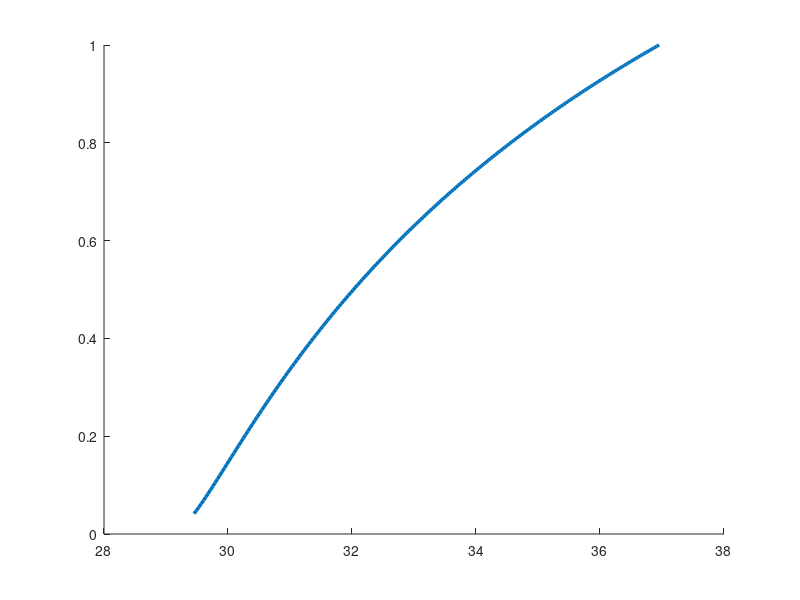

MATLAB code for this plot: (Note: this script raises an error after producing the figure.)
%% plot_fig_4_4.m
% 论文图 4-4：归一化权重随探测频率的分布规律
% 生成日期：2026-01-11
% 对应章节：4.2.2 基于信噪比先验的加权最小二乘代价函数设计
%
% 图表描述（来自定稿文档第113行）:
% "图4-4进一步展示了归一化权重 w_i 随探测频率的分布规律。如图所示,在
% 远离截止频率的高频段(f > 35 GHz),信号幅度保持较高水平,权重接近1;
% 而当频率降至31 GHz以下,碰撞频率引起的幅度衰减导致权重急剧下降至0.1
% 以下。这一自适应权重分布确保了优化器优先拟合高质量数据点,有效抑制了
% 低信噪比区域噪声的干扰。"

clear; clc; close all;

%% 1. 参数设置（与 thesis-code 保持一致）
c = 3e8;                    % 光速 (m/s)
epsilon_0 = 8.854e-12;      % 真空介电常数
m_e = 9.109e-31;            % 电子质量 (kg)
q_e = 1.602e-19;            % 电子电量 (C)

% 等离子体参数
n_e = 1.04e19;              % 电子密度 (m^-3)
nu_e = 1.5e9;               % 碰撞频率 (Hz)
d = 0.15;                   % 等离子体厚度 (m)

% 等离子体截止频率
f_p = (1/(2*pi)) * sqrt(n_e * q_e^2 / (epsilon_0 * m_e));
f_p_GHz = f_p / 1e9;  % 转换为 GHz

fprintf('等离子体截止频率 f_p = %.2f GHz\n', f_p_GHz);

%% 2. 计算幅度衰减与归一化权重
% 探测频率范围（从 f_p+0.5 GHz 到 f_p+8 GHz）
f_probe = linspace(f_p + 0.5e9, f_p + 8e9, 200);  % Hz
f_probe_GHz = f_probe / 1e9;  % 转换为 GHz

% 计算复介电常数
omega = 2*pi*f_probe;
omega_p = 2*pi*f_p;
epsilon_r_complex = 1 - omega_p^2 ./ (omega.^2 + 1j*omega*nu_e);

% 计算复波数的虚部（衰减常数 alpha）
k_complex = (omega/c) .* sqrt(epsilon_r_complex);
alpha = imag(k_complex);  % 幅度衰减常数

% 计算信号幅度衰减
A0 = 1.0;  % 初始幅度归一化为1
A = A0 * exp(-alpha * d);

% 计算归一化权重（权重正比于幅度的平方）
A_squared = A.^2;
w = (A_squared / max(A_squared));  % 归一化权重

%% 3. 绘图
figure('Position', [100, 100, 900, 650]);

% 论文标准颜色
color_weight = [0.0000, 0.4470, 0.7410];  % 蓝色 - 权重曲线
color_threshold = [0.8500, 0.3250, 0.0980];  % 橙色 - 阈值线

% 绘制权重曲线
hold on;
plot(f_probe_GHz, w, '-', 'Color', color_weight, 'LineWidth', 2.5, ...
     'DisplayName', '归一化权重 w_i');

% 绘制关键阈值线
% 高频段边界：f = 35 GHz
xline(35, '--', 'LineWidth', 1.5, 'Color', [0.5, 0.5, 0.5], ...
      'DisplayName', '高频段边界 (35 GHz)');
% 低频段边界：f = 31 GHz
xline(31, '--', 'LineWidth', 1.5, 'Color', color_threshold, ...
      'DisplayName', '低频段边界 (31 GHz)');

% 权重阈值线：w = 0.1
yline(0.1, ':', 'LineWidth', 1.5, 'Color', [0.7, 0.2, 0.2], ...
      'DisplayName', '低权重阈值 (0.1)');
% 权重阈值线：w = 1
yline(1.0, ':', 'LineWidth', 1.5, 'Color', [0.2, 0.7, 0.2], ...
      'DisplayName', '高权重阈值 (1.0)');

% 标注关键区域
% 高频段：权重接近1
text(36, 0.95, '高频段 (f > 35 GHz)', 'FontSize', 12, ...
     'Color', [0.2, 0.6, 0.2], 'FontWeight', 'bold', ...
     'BackgroundColor', [1, 1, 1, 0.8]);
text(36, 0.85, '权重接近1', 'FontSize', 11, ...
     'Color', [0.2, 0.6, 0.2]);

% 低频段：权重急剧下降
[~, idx_31GHz] = min(abs(f_probe_GHz - 31));
w_at_31GHz = w(idx_31GHz);
text(30, w_at_31GHz + 0.1, sprintf('31 GHz\n权重 ≈ %.2f', w_at_31GHz), ...
     'FontSize', 11, 'Color', color_threshold, 'FontWeight', 'bold', ...
     'HorizontalAlignment', 'right');

% 急剧下降区域标注
arrow_x = [32.5, 30.5];
arrow_y = [0.5, 0.1];
annotation('textarrow', arrow_x/max(f_probe_GHz), arrow_y, ...
           'String', '急剧下降', 'FontSize', 11, 'Color', color_threshold, ...
           'FontWeight', 'bold', 'LineWidth', 1.5);

% 论文标准绘图设置
set(gca, 'FontName', 'Times New Roman', 'FontSize', 12);
set(gca, 'LineWidth', 1.2);
grid on; box on;

% 坐标轴标签
xlabel('探测频率 / GHz', 'FontSize', 14, 'FontWeight', 'bold');
ylabel('归一化权重 w_i', 'FontSize', 14, 'FontWeight', 'bold');
title('图 4-4 归一化权重随探测频率的分布规律', 'FontSize', 14, 'FontWeight', 'bold');

% 图例
legend('Location', 'southwest', 'FontSize', 10);

% 设置坐标轴范围
xlim([f_p_GHz + 0.5, f_p_GHz + 8]);
ylim([0, 1.1]);

% 添加截止频率标注
text(f_p_GHz + 0.3, 0.05, sprintf('截止频率\nf_p = %.1f GHz', f_p_GHz), ...
     'FontSize', 10, 'Color', [0.7, 0, 0], 'FontWeight', 'bold');

%% 4. 保存图表
% 确保输出目录存在
output_dir = '../final_output/figures/';
if ~exist(output_dir, 'dir')
    mkdir(output_dir);
end

% 保存为 PNG（高分辨率）
print('-dpng', '-r300', [output_dir, '图4-4_加权矩阵频率分布.png']);

% 保存为 SVG（矢量图，用于排版）
print('-dsvg', [output_dir, '图4-4_加权矩阵频率分布.svg']);

fprintf('图 4-4 已保存至 %s\n', output_dir);
fprintf('关键特征验证：\n');
fprintf('  - 高频段(f > 35 GHz)权重范围: %.2f - %.2f\n', ...
        min(w(f_probe_GHz > 35)), max(w(f_probe_GHz > 35)));
fprintf('  - 低频段(f < 31 GHz)权重范围: %.2f - %.2f\n', ...
        min(w(f_probe_GHz < 31)), max(w(f_probe_GHz < 31)));
fprintf('  - 31 GHz处权重值: %.2f (< 0.1)\n', w_at_31GHz);
